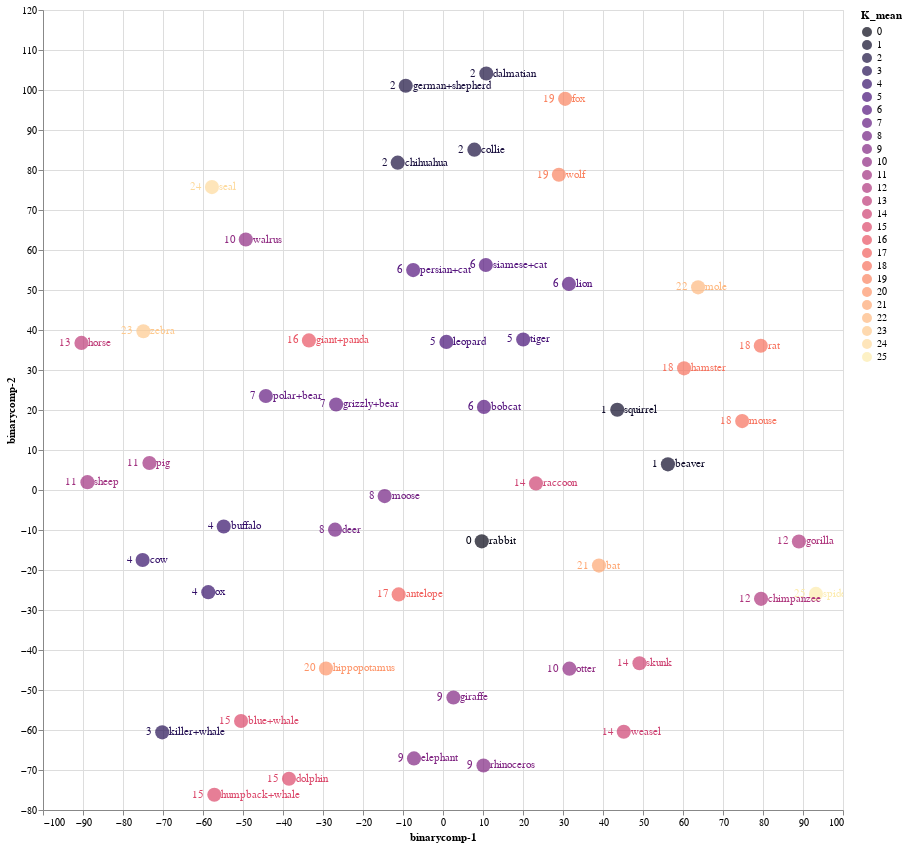

Write notebook code for a chart like this one.
### Code cell
source = tsne_binary_df1

points = alt.Chart(source).mark_circle(size=200).encode(
    x='binarycomp-1:Q',
    y='binarycomp-2:Q',
    color=alt.Color('K_mean:N', scale=alt.Scale(scheme='Magma'))
    ).properties(
    width=800,
    height=800
)

text1 = points.mark_text(
    align='left',
    baseline='middle',
    dx=7
).encode(
    text='classes:N'
)

text2 = points.mark_text(
    align='right',
    baseline='middle',
    dx=-10
).encode(
    text='K_mean:N'
)

points.interactive() + text1 + text2

### Figure 1 — Vega-Lite specification as saved in the notebook (floating-point values rounded to 4 significant figures)
{"config": {"view": {"continuousWidth": 400, "continuousHeight": 300}}, "layer": [{"mark": {"type": "circle", "size": 200}, "encoding": {"color": {"field": "K_mean", "scale": {"scheme": "Magma"}, "type": "nominal"}, "x": {"field": "binarycomp-1", "type": "quantitative"}, "y": {"field": "binarycomp-2", "type": "quantitative"}}, "height": 800, "selection": {"selector004": {"type": "interval", "bind": "scales", "encodings": ["x", "y"]}}, "width": 800}, {"mark": {"type": "text", "align": "left", "baseline": "middle", "dx": 7}, "encoding": {"color": {"field": "K_mean", "scale": {"scheme": "Magma"}, "type": "nominal"}, "text": {"field": "classes", "type": "nominal"}, "x": {"field": "binarycomp-1", "type": "quantitative"}, "y": {"field": "binarycomp-2", "type": "quantitative"}}, "height": 800, "width": 800}, {"mark": {"type": "text", "align": "right", "baseline": "middle", "dx": -10}, "encoding": {"color": {"field": "K_mean", "scale": {"scheme": "Magma"}, "type": "nominal"}, "text": {"field": "K_mean", "type": "nominal"}, "x": {"field": "binarycomp-1", "type": "quantitative"}, "y": {"field": "binarycomp-2", "type": "quantitative"}}, "height": 800, "width": 800}], "data": {"name": "data-77dad1a1b77b24f1fe61ff7187b7fda2"}, "$schema": "https://vega.github.io/schema/vega-lite/v4.17.0.json", "datasets": {"data-77dad1a1b77b24f1fe61ff7187b7fda2": [{"binarycomp-1": -11.08, "binarycomp-2": -26.1, "classes": "antelope", "order": "ARTIODACTYLA", "family": "BOVIDAE", "K_mean": 17}, {"binarycomp-1": -26.72, "binarycomp-2": 21.39, "classes": "grizzly+bear", "order": "CARNIVORA", "family": "URSIDAE", "K_mean": 7}, {"binarycomp-1": -70.19, "binarycomp-2": -60.58, "classes": "killer+whale", "order": "ARTIODACTYLA", "family": "DELPHINIDAE", "K_mean": 3}, {"binarycomp-1": 56.23, "binarycomp-2": 6.417, "classes": "beaver", "order": "RODENTIA", "family": "APLODONTIIDAE", "K_mean": 1}, {"binarycomp-1": 10.82, "binarycomp-2": 104.1, "classes": "dalmatian", "order": "CARNIVORA", "family": "CANIDAE", "K_mean": 2}, {"binarycomp-1": -7.458, "binarycomp-2": 54.97, "classes": "persian+cat", "order": "CARNIVORA", "family": "FELIDAE", "K_mean": 6}, {"binarycomp-1": -90.39, "binarycomp-2": 36.77, "classes": "horse", "order": "PERISSODACTYLA", "family": "EQUIDAE", "K_mean": 13}, {"binarycomp-1": -9.315, "binarycomp-2": 101.1, "classes": "german+shepherd", "order": "CARNIVORA", "family": "CANIDAE", "K_mean": 2}, {"binarycomp-1": -50.48, "binarycomp-2": -57.76, "classes": "blue+whale", "order": "ARTIODACTYLA", "family": "BALAENOPTERIDAE", "K_mean": 15}, {"binarycomp-1": 10.71, "binarycomp-2": 56.26, "classes": "siamese+cat", "order": "CARNIVORA", "family": "FELIDAE", "K_mean": 6}, {"binarycomp-1": 49.12, "binarycomp-2": -43.31, "classes": "skunk", "order": "CARNIVORA", "family": "MEPHITIDAE", "K_mean": 14}, {"binarycomp-1": 63.78, "binarycomp-2": 50.67, "classes": "mole", "order": "EULIPOTYPHLA", "family": "TALPIDAE", "K_mean": 22}, {"binarycomp-1": 20.05, "binarycomp-2": 37.63, "classes": "tiger", "order": "CARNIVORA", "family": "FELIDAE", "K_mean": 5}, {"binarycomp-1": -29.25, "binarycomp-2": -44.62, "classes": "hippopotamus", "order": "ARTIODACTYLA", "family": "HIPPOPOTAMIDAE", "K_mean": 20}, {"binarycomp-1": 0.8511, "binarycomp-2": 37.02, "classes": "leopard", "order": "CARNIVORA", "family": "FELIDAE", "K_mean": 5}, {"binarycomp-1": -14.59, "binarycomp-2": -1.524, "classes": "moose", "order": "ARTIODACTYLA", "family": "CERVIDAE", "K_mean": 8}, {"binarycomp-1": 93.24, "binarycomp-2": -25.98, "classes": "spider+monkey", "order": "PRIMATES", "family": "ATELIDAE", "K_mean": 25}, {"binarycomp-1": -57.17, "binarycomp-2": -76.18, "classes": "humpback+whale", "order": "ARTIODACTYLA", "family": "BALAENOPTERIDAE", "K_mean": 15}, {"binarycomp-1": -7.257, "binarycomp-2": -67.1, "classes": "elephant", "order": "PROBOSCIDEA", "family": "ELEPHANTIDAE", "K_mean": 9}, {"binarycomp-1": 88.98, "binarycomp-2": -12.87, "classes": "gorilla", "order": "PRIMATES", "family": "HOMINIDAE", "K_mean": 12}, {"binarycomp-1": -58.68, "binarycomp-2": -25.54, "classes": "ox", "order": "ARTIODACTYLA", "family": "BOVIDAE", "K_mean": 4}, {"binarycomp-1": 30.54, "binarycomp-2": 97.8, "classes": "fox", "order": "CARNIVORA", "family": "CANIDAE", "K_mean": 19}, {"binarycomp-1": -88.89, "binarycomp-2": 1.955, "classes": "sheep", "order": "ARTIODACTYLA", "family": "BOVIDAE", "K_mean": 11}, {"binarycomp-1": -57.76, "binarycomp-2": 75.73, "classes": "seal", "order": "CARNIVORA", "family": "PHOCIDAE", "K_mean": 24}, {"binarycomp-1": 79.51, "binarycomp-2": -27.21, "classes": "chimpanzee", "order": "PRIMATES", "family": "HOMINIDAE", "K_mean": 12}, {"binarycomp-1": 60.27, "binarycomp-2": 30.42, "classes": "hamster", "order": "RODENTIA", "family": "CRICETIDAE", "K_mean": 18}, {"binarycomp-1": 43.57, "binarycomp-2": 20.07, "classes": "squirrel", "order": "RODENTIA", "family": "SCIURIDAE", "K_mean": 1}, {"binarycomp-1": 10.12, "binarycomp-2": -68.87, "classes": "rhinoceros", "order": "PERISSODACTYLA", "family": "RHINOCEROTIDAE", "K_mean": 9}, {"binarycomp-1": 9.693, "binarycomp-2": -12.84, "classes": "rabbit", "order": "LAGOMORPHA", "family": "LEPORIDAE", "K_mean": 0}, {"binarycomp-1": 38.99, "binarycomp-2": -18.9, "classes": "bat", "order": "CHIROPTERA", "family": "PHYLLOSTOMIDAE", "K_mean": 21}, {"binarycomp-1": 2.606, "binarycomp-2": -51.87, "classes": "giraffe", "order": "ARTIODACTYLA", "family": "GIRAFFIDAE", "K_mean": 9}, {"binarycomp-1": 28.97, "binarycomp-2": 78.8, "classes": "wolf", "order": "CARNIVORA", "family": "CANIDAE", "K_mean": 19}, {"binarycomp-1": -11.33, "binarycomp-2": 81.84, "classes": "chihuahua", "order": "CARNIVORA", "family": "CANIDAE", "K_mean": 2}, {"binarycomp-1": 79.45, "binarycomp-2": 36.06, "classes": "rat", "order": "RODENTIA", "family": "CRICETIDAE", "K_mean": 18}, {"binarycomp-1": 45.19, "binarycomp-2": -60.44, "classes": "weasel", "order": "CARNIVORA", "family": "MUSTELIDAE", "K_mean": 14}, {"binarycomp-1": 31.61, "binarycomp-2": -44.66, "classes": "otter", "order": "CARNIVORA", "family": "MUSTELIDAE", "K_mean": 10}, {"binarycomp-1": -54.82, "binarycomp-2": -9.121, "classes": "buffalo", "order": "ARTIODACTYLA", "family": "BOVIDAE", "K_mean": 4}, {"binarycomp-1": -74.9, "binarycomp-2": 39.68, "classes": "zebra", "order": "PERISSODACTYLA", "family": "EQUIDAE", "K_mean": 23}, {"binarycomp-1": -33.52, "binarycomp-2": 37.4, "classes": "giant+panda", "order": "CARNIVORA", "family": "URSIDAE", "K_mean": 16}, {"binarycomp-1": -26.98, "binarycomp-2": -9.907, "classes": "deer", "order": "ARTIODACTYLA", "family": "CERVIDAE", "K_mean": 8}, {"binarycomp-1": 10.24, "binarycomp-2": 20.77, "classes": "bobcat", "order": "CARNIVORA", "family": "FELIDAE", "K_mean": 6}, {"binarycomp-1": -73.4, "binarycomp-2": 6.747, "classes": "pig", "order": "ARTIODACTYLA", "family": "SUIDAE", "K_mean": 11}, {"binarycomp-1": 31.48, "binarycomp-2": 51.52, "classes": "lion", "order": "CARNIVORA", "family": "FELIDAE", "K_mean": 6}, {"binarycomp-1": 74.79, "binarycomp-2": 17.22, "classes": "mouse", "order": "RODENTIA", "family": "CRICETIDAE", "K_mean": 18}, {"binarycomp-1": -44.29, "binarycomp-2": 23.5, "classes": "polar+bear", "order": "CARNIVORA", "family": "URSIDAE", "K_mean": 7}, {"binarycomp-1": 7.842, "binarycomp-2": 85.09, "classes": "collie", "order": "CARNIVORA", "family": "CANIDAE", "K_mean": 2}, {"binarycomp-1": -49.3, "binarycomp-2": 62.62, "classes": "walrus", "order": "CARNIVORA", "family": "ODOBENIDAE", "K_mean": 10}, {"binarycomp-1": 23.25, "binarycomp-2": 1.639, "classes": "raccoon", "order": "CARNIVORA", "family": "PROCYONIDAE", "K_mean": 14}, {"binarycomp-1": -75.09, "binarycomp-2": -17.51, "classes": "cow", "order": "ARTIODACTYLA", "family": "BOVIDAE", "K_mean": 4}, {"binarycomp-1": -38.5, "binarycomp-2": -72.19, "classes": "dolphin", "order": "ARTIODACTYLA", "family": "DELPHINIDAE", "K_mean": 15}]}}
